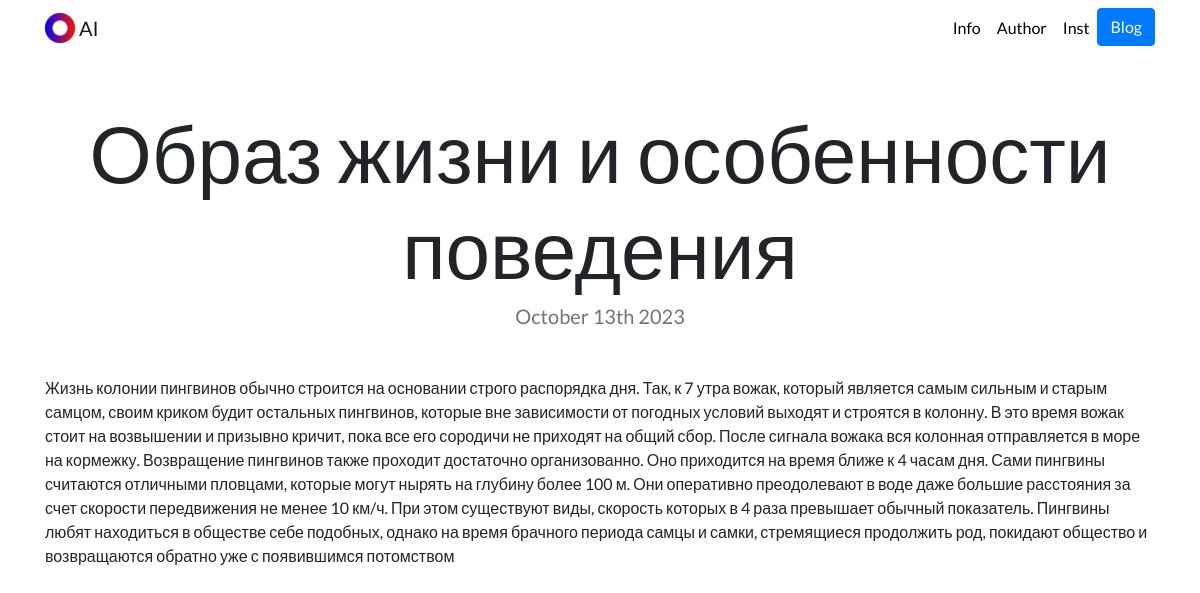
The page /blog/6/ on the database its author committed.
### blog/models.py (models this page shows, shortened)
class Blog(models.Model):
    title = models.CharField(max_length=200)
    description = models.TextField()
    date = models.DateField()

### blog/views.py (the view)
# urls.py: path('<int:blog_id>/', views.detail, name='detail'),
def detail(request, blog_id):
    blog = get_object_or_404(Blog, pk=blog_id)
    return render(request, 'blog/detail.html',{'blog':blog})

### blog/templates/blog/detail.html
{% extends "portfolio/base.html" %}
{% load static %}
{% block content %}
<h1 class="text-center mt-5" id="blogdetailtitle">{{ blog.title }}</h1>
<h5 class="text-center text-muted mb-5">{{ blog.date|date:'F jS Y' }}</h5>
{{ blog.description|safe }}
{% endblock %}

### portfolio/static/portfolio/custom.css (style rules this page uses)
body { font-family: 'Lato', sans-serif; }
@media (min-width: 992px) { #blogdetailtitle { font-size: 5rem; } }

### rows shown on the page
Blog: title "Образ жизни и особенности поведения", date "October 13th 2023", description "Жизнь колонии пингвинов обычно строится на основании строго распорядка дня. Так, к 7 утра вожак, который является самым сильным и старым самцом, своим криком будит остальных пингвинов, которые вне зависимости от погодных условий выходят и строятся в колонну. В это время вожак стоит на возвышении и призывно кричит, пока все его сородичи не приходят на общий сбор. После сигнала вожака вся колонная отправляется в море на кормежку. Возвращение пингвинов также проходит достаточно организованно. Оно приходится на время ближе к 4 часам дня. Сами пингвины считаются отличными пловцами, которые могут нырять на глубину более 100 м. Они оперативно преодолевают в воде даже большие расстояния за счет…"
